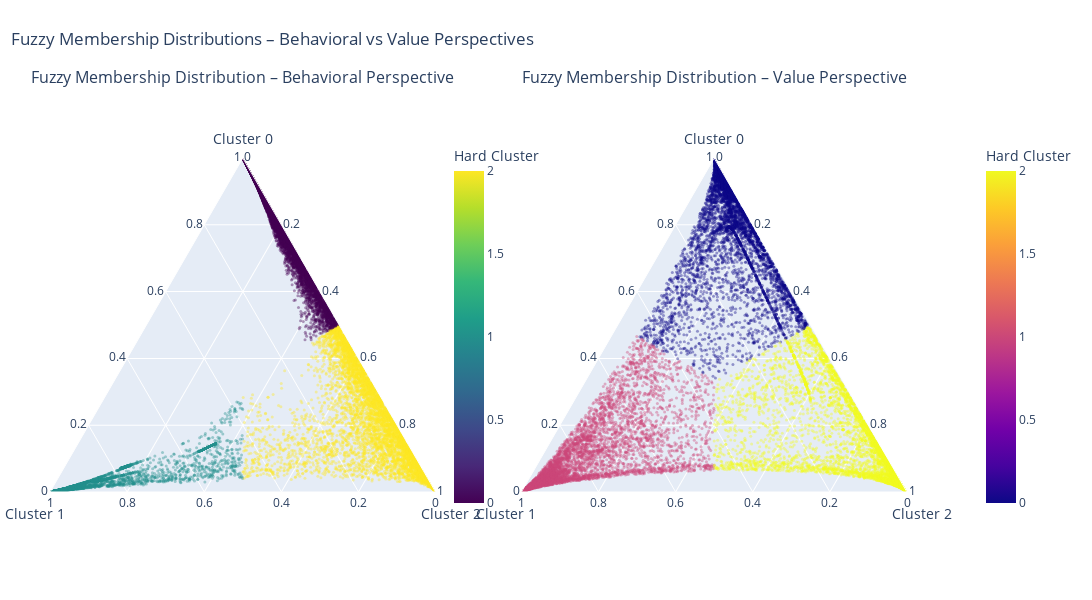

Notebook code for this chart:
### Markdown cell above
**Customer Overlap Between Segments**

**Multi-Cluster Membership:**

**Behavioral:**
- 1 cluster: 12,464 (74.7%)
- 2 clusters: 4,223 (25.3%)
- 3 clusters: 0 (0.0%)

**Value:**
- 1 cluster: 13,565 (81.3%)
- 2 clusters: 3,089 (18.5%)
- 3 clusters: 33 (0.2%)

**Transitional:**
- Behavioral only: 4,223
- Value only: 3,122
- Both perspectives: 794 (4.8%)

**Key Insights:**

**1. Clean Segmentation**  
0% of customers in the behavioral perspective and only 0.2% in the value perspective span all three clusters. This confirms that the three-cluster solution produces well-defined and largely distinct segment boundaries.

**2. Behavioral 6.8% More Overlap**  
Dual-cluster membership is higher for behavioral segmentation (25.3%) than for value segmentation (18.5%), reinforcing that behavioral patterns are more fluid and transitional than underlying economic characteristics.

**3. Dual-Transitional Customers (794 customers, 4.8%)**  
A small but critical group is simultaneously transitional in both behavioral and value dimensions.

**AIAI Strategy:**
- **74–81%** -> Standard segment-level campaigns
- **18–25%** -> Hybrid strategies with periodic monitoring
- **4.8% dual-transitional** -> Predictive models and manual review for high-value or high-risk cases

### Code cell
# Side-by-side ternary plots
fig = make_subplots(
    rows=1,
    cols=2,
    specs=[[{'type': 'ternary'}, {'type': 'ternary'}]],
    subplot_titles=(
        'Fuzzy Membership Distribution – Behavioral Perspective',
        'Fuzzy Membership Distribution – Value Perspective'
    ),
    horizontal_spacing=0.10
)

# Behavioral memberships
fig.add_trace(
    go.Scatterternary(
        mode='markers',
        a=df['fcm_prob_cluster0_behavioral'],
        b=df['fcm_prob_cluster1_behavioral'],
        c=df['fcm_prob_cluster2_behavioral'],
        marker=dict(
            color=df['fcm_cluster_behavioral'],
            size=3,
            opacity=0.4,
            colorscale='Viridis',
            showscale=True,
            colorbar=dict(
                title='Hard Cluster',
                x=0.46,
                y=0.5,
                len=0.8
            )
        ),
        showlegend=False
    ),
    row=1, col=1
)

# Value memberships
fig.add_trace(
    go.Scatterternary(
        mode='markers',
        a=df['fcm_prob_cluster0_value'],
        b=df['fcm_prob_cluster1_value'],
        c=df['fcm_prob_cluster2_value'],
        marker=dict(
            color=df['fcm_cluster_value'],
            size=3,
            opacity=0.4,
            colorscale='Plasma',
            showscale=True,
            colorbar=dict(
                title='Hard Cluster',
                x=1.08,
                y=0.5,
                len=0.8
            )
        ),
        showlegend=False
    ),
    row=1, col=2
)

# Layout and axis settings
fig.update_layout(
    ternary=dict(
        sum=1,
        aaxis=dict(title='Cluster 0', min=0),
        baxis=dict(title='Cluster 1', min=0),
        caxis=dict(title='Cluster 2', min=0)
    ),
    ternary2=dict(
        sum=1,
        aaxis=dict(title='Cluster 0', min=0),
        baxis=dict(title='Cluster 1', min=0),
        caxis=dict(title='Cluster 2', min=0)
    ),
    title=dict(
        text='Fuzzy Membership Distributions – Behavioral vs Value Perspectives',
        x=0.01,
        xanchor='left'
    ),
    height=600,
    width=1300,
    margin=dict(l=50, r=180, t=90, b=40)
)

fig.show()

### Figure 1 — Plotly figure (JSON) as saved in the notebook; plotly's stock layout.template omitted (floating-point values rounded to 4 significant figures; data arrays with more than 128 entries replaced by an {"elided": "..."} marker saying what was removed)
{"data": [{"a": {"elided": "16687 float values"}, "b": {"elided": "16687 float values"}, "c": {"elided": "16687 float values"}, "marker": {"color": {"elided": "16687 int values"}, "colorbar": {"len": 0.8, "title": {"text": "Hard Cluster"}, "x": 0.46, "y": 0.5}, "colorscale": [[0, "#440154"], [0.1111, "#482878"], [0.2222, "#3e4989"], [0.3333, "#31688e"], [0.4444, "#26828e"], [0.5556, "#1f9e89"], [0.6667, "#35b779"], [0.7778, "#6ece58"], [0.8889, "#b5de2b"], [1, "#fde725"]], "opacity": 0.4, "showscale": true, "size": 3}, "mode": "markers", "showlegend": false, "subplot": "ternary", "type": "scatterternary"}, {"a": {"elided": "16687 float values"}, "b": {"elided": "16687 float values"}, "c": {"elided": "16687 float values"}, "marker": {"color": {"elided": "16687 int values"}, "colorbar": {"len": 0.8, "title": {"text": "Hard Cluster"}, "x": 1.08, "y": 0.5}, "colorscale": [[0, "#0d0887"], [0.1111, "#46039f"], [0.2222, "#7201a8"], [0.3333, "#9c179e"], [0.4444, "#bd3786"], [0.5556, "#d8576b"], [0.6667, "#ed7953"], [0.7778, "#fb9f3a"], [0.8889, "#fdca26"], [1, "#f0f921"]], "opacity": 0.4, "showscale": true, "size": 3}, "mode": "markers", "showlegend": false, "subplot": "ternary2", "type": "scatterternary"}], "layout": {"annotations": [{"font": {"size": 16}, "showarrow": false, "text": "Fuzzy Membership Distribution – Behavioral Perspective", "x": 0.225, "xanchor": "center", "xref": "paper", "y": 1, "yanchor": "bottom", "yref": "paper"}, {"font": {"size": 16}, "showarrow": false, "text": "Fuzzy Membership Distribution – Value Perspective", "x": 0.775, "xanchor": "center", "xref": "paper", "y": 1, "yanchor": "bottom", "yref": "paper"}], "height": 600, "margin": {"b": 40, "l": 50, "r": 180, "t": 90}, "ternary": {"aaxis": {"min": 0, "title": {"text": "Cluster 0"}}, "baxis": {"min": 0, "title": {"text": "Cluster 1"}}, "caxis": {"min": 0, "title": {"text": "Cluster 2"}}, "domain": {"x": [0, 0.45], "y": [0, 1]}, "sum": 1}, "ternary2": {"aaxis": {"min": 0, "title": {"text": "Cluster 0"}}, "baxis": {"min": 0, "title": {"text": "Cluster 1"}}, "caxis": {"min": 0, "title": {"text": "Cluster 2"}}, "domain": {"x": [0.55, 1], "y": [0, 1]}, "sum": 1}, "title": {"text": "Fuzzy Membership Distributions – Behavioral vs Value Perspectives", "x": 0.01, "xanchor": "left"}, "width": 1300}}
